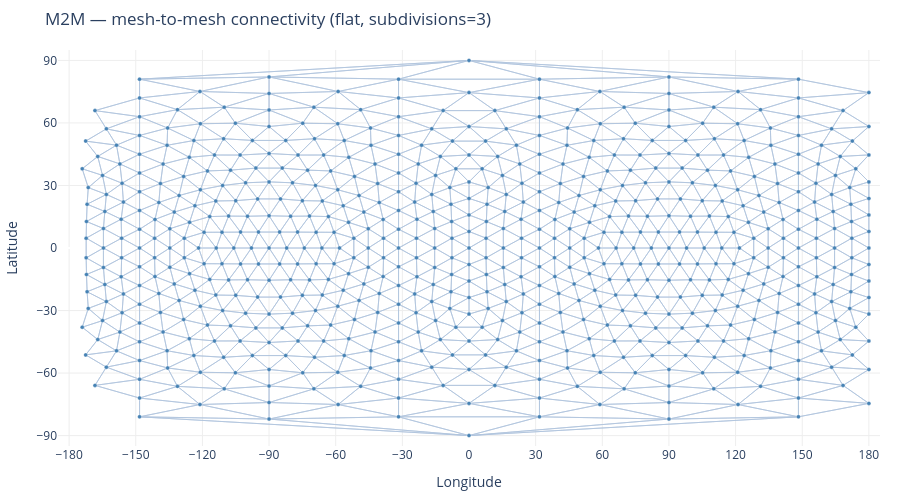

Notebook source saved alongside this figure:
### Markdown cell above
### M2M : mesh-to-mesh connectivity

The m2m edges connect each mesh node to its face-adjacent neighbours on the same level (flat mesh) or to neighbours on adjacent levels (hierarchical).  The quasi-uniform coverage of the icosahedron is clearly visible.

### Code cell
lat_, lon_, col_, pairs_ = extract_component(G_complete, "m2m")
fig = plot_graph_on_globe(lat_, lon_, edge_pairs=pairs_, node_size=4,
    title="M2M — mesh-to-mesh connectivity (flat, subdivisions=3)")
fig.show()

### Figure 1 — Plotly figure (JSON) as saved in the notebook; plotly's stock layout.template omitted (floating-point values rounded to 4 significant figures; data arrays with more than 128 entries replaced by an {"elided": "..."} marker saying what was removed)
{"data": [{"hoverinfo": "skip", "line": {"color": "lightsteelblue", "width": 0.8}, "mode": "lines", "showlegend": false, "type": "scatter", "x": {"elided": "11256 float values"}, "y": {"elided": "11256 float values"}}, {"hovertemplate": "lat=%{y:.2f}°, lon=%{x:.2f}°<extra></extra>", "marker": {"color": "steelblue", "line": {"color": "white", "width": 0.3}, "size": 4}, "mode": "markers", "type": "scatter", "x": {"elided": "642 float values"}, "y": {"elided": "642 float values"}}], "layout": {"height": 500, "margin": {"b": 40, "l": 40, "r": 20, "t": 50}, "plot_bgcolor": "white", "showlegend": false, "title": {"text": "M2M — mesh-to-mesh connectivity (flat, subdivisions=3)"}, "width": 900, "xaxis": {"dtick": 30, "gridcolor": "#eee", "range": [-185, 185], "showgrid": true, "title": {"text": "Longitude"}}, "yaxis": {"dtick": 30, "gridcolor": "#eee", "range": [-95, 95], "showgrid": true, "title": {"text": "Latitude"}}}}
